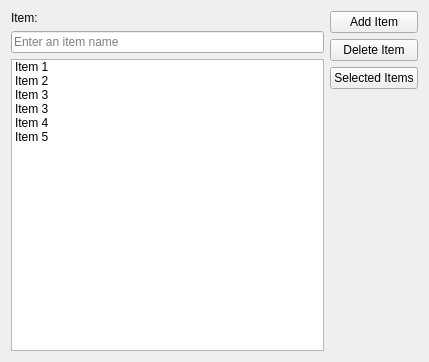
<?xml version="1.0" encoding="UTF-8"?>
<ui version="4.0">
 <class>Widget</class>
 <widget class="QWidget" name="Widget">
  <property name="geometry">
   <rect>
    <x>0</x>
    <y>0</y>
    <width>429</width>
    <height>362</height>
   </rect>
  </property>
  <property name="windowTitle">
   <string>Widget</string>
  </property>
  <layout class="QHBoxLayout" name="horizontalLayout_2">
   <item>
    <layout class="QHBoxLayout" name="horizontalLayout">
     <item>
      <layout class="QVBoxLayout" name="verticalLayout_2">
       <item>
        <widget class="QLabel" name="label">
         <property name="text">
          <string>Item:</string>
         </property>
        </widget>
       </item>
       <item>
        <widget class="QLineEdit" name="lineEdit">
         <property name="placeholderText">
          <string>Enter an item name</string>
         </property>
        </widget>
       </item>
       <item>
        <widget class="QListWidget" name="listWidget">
         <item>
          <property name="text">
           <string>Item 1</string>
          </property>
         </item>
         <item>
          <property name="text">
           <string>Item 2</string>
          </property>
         </item>
         <item>
          <property name="text">
           <string>Item 3</string>
          </property>
         </item>
         <item>
          <property name="text">
           <string>Item 3</string>
          </property>
         </item>
         <item>
          <property name="text">
           <string>Item 4</string>
          </property>
         </item>
         <item>
          <property name="text">
           <string>Item 5</string>
          </property>
         </item>
        </widget>
       </item>
      </layout>
     </item>
     <item>
      <layout class="QVBoxLayout" name="verticalLayout">
       <item>
        <widget class="QPushButton" name="pushButtonAddItem">
         <property name="text">
          <string>Add Item</string>
         </property>
        </widget>
       </item>
       <item>
        <widget class="QPushButton" name="pushButtonDeleteItem">
         <property name="text">
          <string>Delete Item</string>
         </property>
        </widget>
       </item>
       <item>
        <widget class="QPushButton" name="pushButtonSelectedItems">
         <property name="text">
          <string>Selected Items</string>
         </property>
        </widget>
       </item>
       <item>
        <spacer name="verticalSpacer">
         <property name="orientation">
          <enum>Qt::Vertical</enum>
         </property>
         <property name="sizeHint" stdset="0">
          <size>
           <width>20</width>
           <height>168</height>
          </size>
         </property>
        </spacer>
       </item>
      </layout>
     </item>
    </layout>
   </item>
  </layout>
 </widget>
 <resources/>
 <connections/>
</ui>
